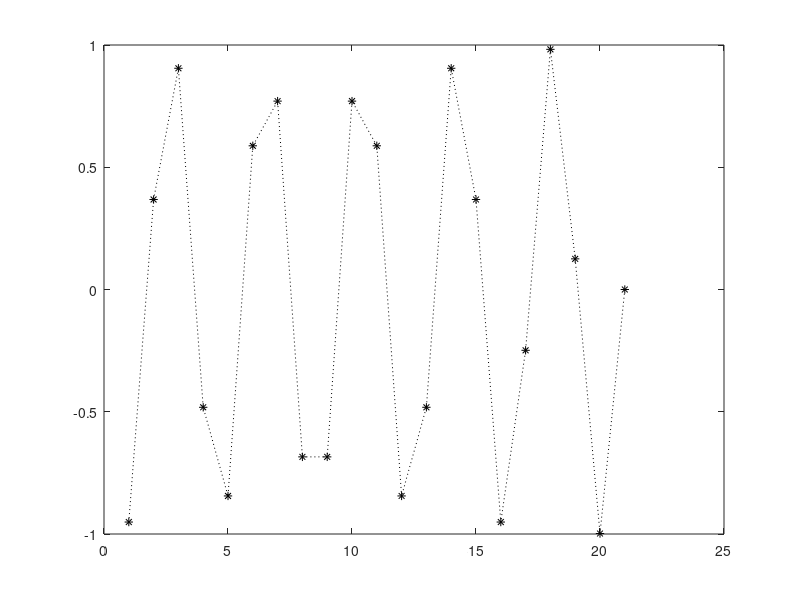
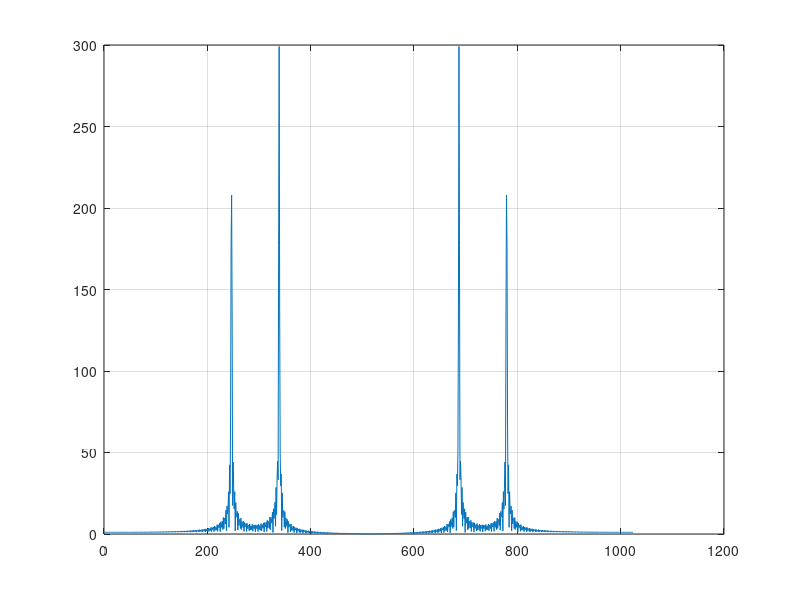
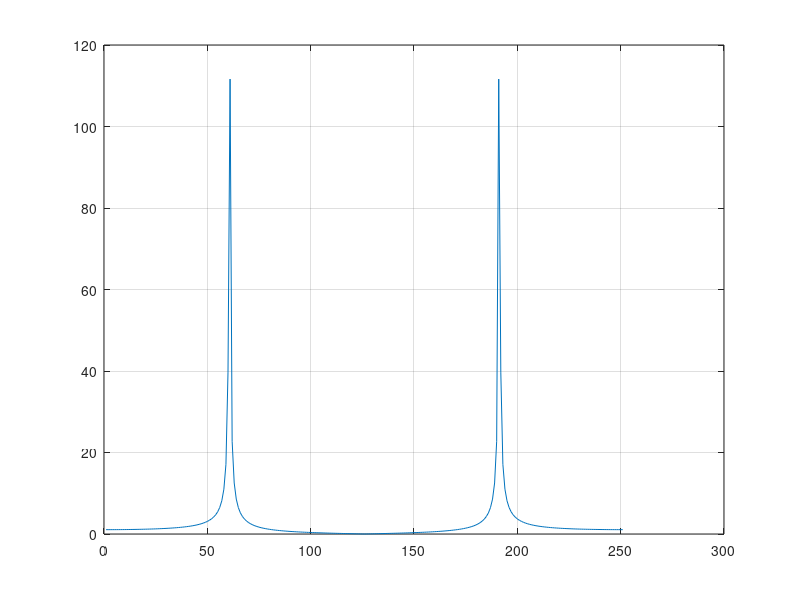
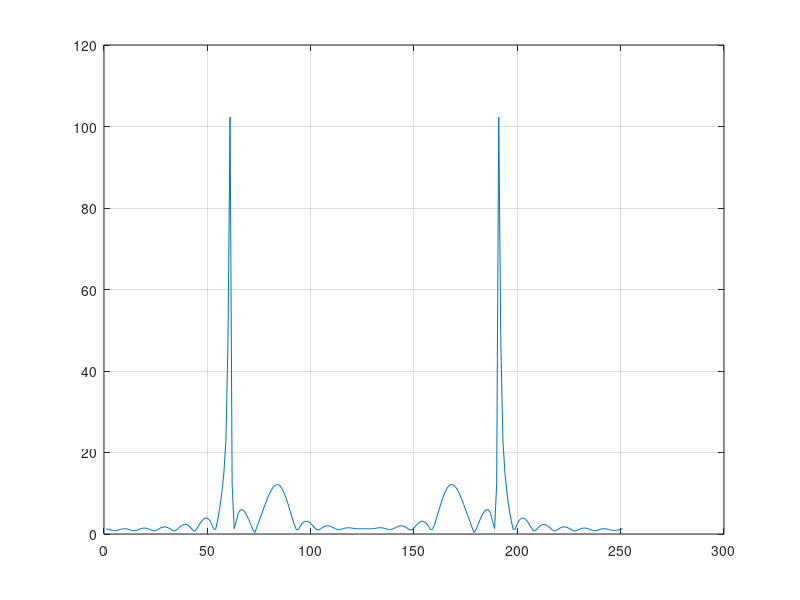

Recreate these plots in MATLAB, in order.
%stdft
%short time dft for sine with frequency change
%8/19/16
clear all
ind1=[1:425]; ind2=[426:1024]; N=1024;
x=[sin(266.24*2*(pi/N)*ind1),sin(174.08*2*(pi/N)*ind2)];
figure(1), plot(x(30:50),'*k:')
xx=fft(x);
figure(2), plot(fftshift(abs(xx))), grid
xx1=fft(x(100:350)); figure(3), plot(fftshift(abs(xx1))), grid
xx2=fft(x(200:450)); figure(4), plot(fftshift(abs(xx2))), grid
xx3=fft(x(300:550)); figure(5), plot(fftshift(abs(xx3))), grid
xx4=fft(x(400:650)); figure(6), plot(fftshift(abs(xx4))), grid
xx5=fft(x(500:750)); figure(7), plot(fftshift(abs(xx5))), grid